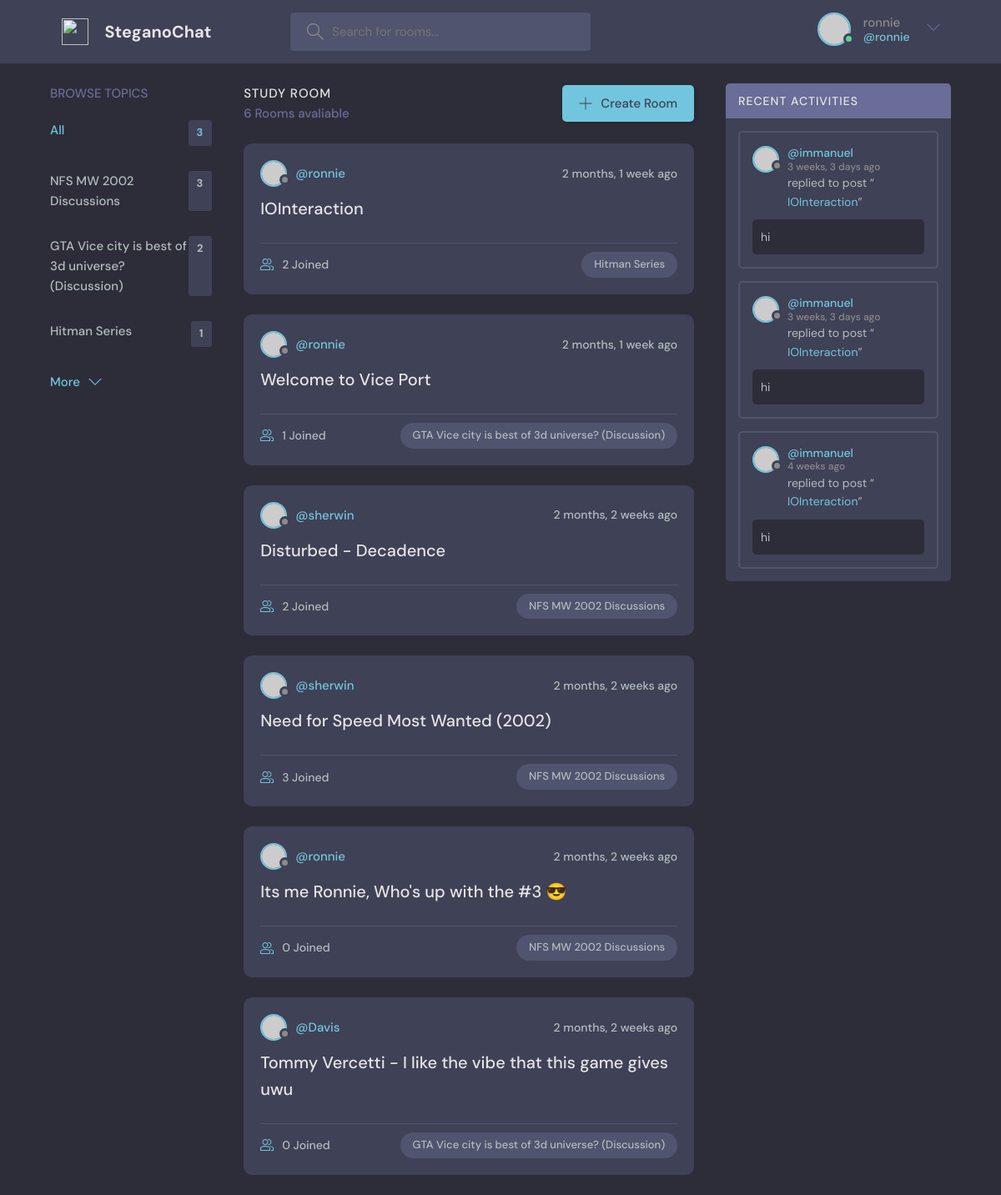
Screenshot of / (signed in) with the database file from the repository.
### base/models.py (models this page shows, shortened)
class Topic(models.Model):
    name = models.CharField(max_length=200)

class Room(models.Model):
    host = models.ForeignKey(User ,on_delete=models.SET_NULL, null=True)
    topic = models.ForeignKey(Topic,on_delete=models.SET_NULL, null=True)
    name = models.CharField(max_length=200)
    description = models.TextField(null=True,blank=True)
    participants = models.ManyToManyField(User, related_name='participants', blank=True)
    updated = models.DateTimeField(auto_now=True)
    created = models.DateTimeField(auto_now_add=True)
    class Meta:
        ordering = ['-updated', '-created']
    def __str__(self):
        return self.name

class Message(models.Model):
    user = models.ForeignKey(User,on_delete=models.CASCADE)
    room = models.ForeignKey(Room, on_delete=models.CASCADE)
    body = models.TextField()
    updated = models.DateTimeField(auto_now=True)
    created = models.DateTimeField(auto_now_add=True)
    class Meta:
        ordering = ['-updated', '-created']

### base/views.py (the view)
# urls.py: path('',views.home, name='home'),
def home(request):
    q = request.GET.get('q') if request.GET.get('q') != None else ''
    rooms = Room.objects.filter(
        Q(topic__name__icontains=q) |
        Q(name__icontains=q) |
        Q(description__icontains=q)
    )
    topics = Topic.objects.all()[0:5]
    room_count = rooms.count()
    room_messages = Message.objects.filter(
        Q(room__topic__name__icontains=q))[0:3]
    context = {'rooms': rooms, 'topics': topics,
               'room_count': room_count, 'room_messages': room_messages}
    return render(request, 'base/home.html', context)

### base/templates/base/home.html (shortened to what this page needs)
{% extends 'main.html' %}
{% block content %}
    <main class="layout layout--3">
      <div class="container">
        {% include 'base/topics_component.html' %}
        <div class="roomList">
          <div class="roomList__header">
            <div>
              <h2>Study Room</h2>
              <p>{{room_count}} Rooms avaliable</p>
            </div>
            <a class="btn btn--main" href="{% url 'create-room' %}">
              <svg version="1.1" xmlns="http://www.w3.org/2000/svg" width="32" height="32" viewBox="0 0 32 32">
                <title>add</title>
                <path
                  d="M16.943 0.943h-1.885v14.115h-14.115v1.885h14.115v14.115h1.885v-14.115h14.115v-1.885h-14.115v-14.115z"
                ></path>
              </svg>
              Create Room
            </a>
          </div>
          {% include 'base/feed_component.html' %}
        </div>
        {% include 'base/activity_component.html' %}
      </div>
    </main>
{% endblock content %}

### templates/navbar.html (shortened to what this page needs)
<header class="header header--loggedIn">
    <div class="container">
      <a href="{% url 'home' %}" class="header__logo">
        <img src="assets/logo.svg" />
        <h1>SteganoChat</h1>
      </a>
      <form class="header__search" method="GET" action="{% url 'home' %}">
        <label>
          <input name="q" placeholder="Search for rooms..." />
        </label>
      </form>
      <nav class="header__menu">
        {% if request.user.is_authenticated %}
        <div class="header__user">
          <a href="{% url 'update-user' %}">
            <div class="avatar avatar--medium active">
              <img src="https://randomuser.me/api/portraits/men/37.jpg" />
            </div>
            <p>{{request.user.username}} <span>@{{request.user.username}}</span></p>
          </a>
          <button class="dropdown-button">
            <svg version="1.1" xmlns="http://www.w3.org/2000/svg" width="32" height="32" viewBox="0 0 32 32">
              <title>chevron-down</title>
              <path d="M16 21l-13-13h-3l16 16 16-16h-3l-13 13z"></path>
            </svg>
          </button>
        </div>
        {% else %}
         <a href="{% url 'login' %}">
          <img src="./assets/avatar.svg" />
          <p>Login</p>
        </a>
        {% endif %}
      </nav>
    </div>
  </header>

### base/templates/base/topics_component.html
<div class="topics">
    <div class="topics__header">
      <h2>Browse Topics</h2>
    </div>
    <ul class="topics__list">
      <li>
        <a href="{% url 'home' %}" class="active">All <span>{{topics.count}}</span></a>
      </li>
      {% for topic in topics %}
      <li>
        <a href="{% url 'home' %}?q={{topic.name}}">{{topic.name}} <span>{{topic.room_set.all.count}}</span></a>
      </li>
      {% endfor %}
    </ul>
    <a class="btn btn--link" href="{% url 'topics' %}">
      More
      <svg version="1.1" xmlns="http://www.w3.org/2000/svg" width="32" height="32" viewBox="0 0 32 32">
        <title>chevron-down</title>
        <path d="M16 21l-13-13h-3l16 16 16-16h-3l-13 13z"></path>
      </svg>
    </a>
  </div>

### base/templates/base/feed_component.html (shortened to what this page needs)
{%for room in rooms%}
<div class="roomListRoom">
    <div class="roomListRoom__header">
      <a href="{% url 'user-profile' room.host.id %}" class="roomListRoom__author">
        <div class="avatar avatar--small">
          <img src="https://randomuser.me/api/portraits/women/11.jpg" />
        </div>
        <span>@{{room.host.username}}</span>
      </a>
      <div class="roomListRoom__actions">
        <span>{{room.created | timesince}} ago</span>
      </div>
    </div>
    <div class="roomListRoom__content">
      <a href="{%url 'room' room.id%}">{{room.name}}</a>
    </div>
    <div class="roomListRoom__meta">
      <a href="{%url 'room' room.id%}" class="roomListRoom__joined">
        {{room.participants.all.count}} Joined
      </a>
      <p class="roomListRoom__topic">{{room.topic.name}}</p>
    </div>
  </div>
{%endfor%}

### base/templates/base/activity_component.html (shortened to what this page needs)
<div class="activities">
    <div class="activities__header">
      <h2>Recent Activities</h2>
    </div>
    {% for message in room_messages %}
    <div class="activities__box">
      <div class="activities__boxHeader roomListRoom__header">
        <a href="{% url 'user-profile' message.user.id %}" class="roomListRoom__author">
          <div class="avatar avatar--small">
            <img src="https://randomuser.me/api/portraits/women/11.jpg" />
          </div>
          <p>
            @{{message.user}}
            <span>{{message.created | timesince}} ago</span>
          </p>
        </a>
      </div>
      <div class="activities__boxContent">
        <p>replied to post “<a href="{% url 'room' message.room.id %}">{{message.room}}</a>”</p>
        <div class="activities__boxRoomContent">
            {{message.body}}
        </div>
      </div>
    </div>
    {% endfor %}
  </div>

### rows the page displays
Topic: name "NFS MW 2002 Discussions", room_set.all.count "3"
Topic: name "GTA Vice city is best of 3d universe? (Discussion)", room_set.all.count "2"
Topic: name "Hitman Series", room_set.all.count "1"
Room: host.username "ronnie", created "2 months, 1 week", name "IOInteraction", participants.all.count "2", topic.name "Hitman Series"
Room: host.username "ronnie", created "2 months, 1 week", name "Welcome to Vice Port", participants.all.count "1", topic.name "GTA Vice city is best of 3d universe? (Discussion)"
Room: host.username "sherwin", created "2 months, 2 weeks", name "Disturbed - Decadence", participants.all.count "2", topic.name "NFS MW 2002 Discussions"
Room: host.username "sherwin", created "2 months, 2 weeks", name "Need for Speed Most Wanted (2002)", participants.all.count "3", topic.name "NFS MW 2002 Discussions"
Room: host.username "ronnie", created "2 months, 2 weeks", name "Its me Ronnie, Who's up with the #3 😎", participants.all.count "0", topic.name "NFS MW 2002 Discussions"
Room: host.username "Davis", created "2 months, 2 weeks", name "Tommy Vercetti - I like the vibe that this game gives uwu", participants.all.count "0", topic.name "GTA Vice city is best of 3d universe? (Discussion)"
Message: user "immanuel", created "3 weeks, 3 days", room "IOInteraction", body "hi"
Message: user "immanuel", created "3 weeks, 3 days", room "IOInteraction", body "hi"
Message: user "immanuel", created "4 weeks", room "IOInteraction", body "hi"

### other values shown
{{ request.user.username }} "ronnie"
{{ topics.count }} "3"
{{ room_count }} "6"
